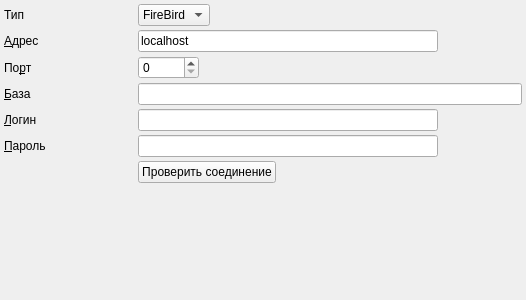
<?xml version="1.0" encoding="UTF-8"?>
<ui version="4.0">
 <class>eisOmsPage</class>
 <widget class="QWidget" name="eisOmsPage">
  <property name="geometry">
   <rect>
    <x>0</x>
    <y>0</y>
    <width>526</width>
    <height>300</height>
   </rect>
  </property>
  <property name="windowTitle">
   <string>Подключение к БД ЕИС ОМС</string>
  </property>
  <layout class="QGridLayout" name="gridLayout">
   <property name="margin">
    <number>4</number>
   </property>
   <property name="spacing">
    <number>4</number>
   </property>
   <item row="0" column="0">
    <widget class="QLabel" name="lblDriverName">
     <property name="sizePolicy">
      <sizepolicy hsizetype="Maximum" vsizetype="Preferred">
       <horstretch>0</horstretch>
       <verstretch>0</verstretch>
      </sizepolicy>
     </property>
     <property name="minimumSize">
      <size>
       <width>130</width>
       <height>0</height>
      </size>
     </property>
     <property name="text">
      <string>Тип</string>
     </property>
     <property name="buddy">
      <cstring>cmbDriverName</cstring>
     </property>
    </widget>
   </item>
   <item row="0" column="1">
    <widget class="QComboBox" name="cmbDriverName">
     <property name="sizePolicy">
      <sizepolicy hsizetype="Maximum" vsizetype="Fixed">
       <horstretch>0</horstretch>
       <verstretch>0</verstretch>
      </sizepolicy>
     </property>
     <property name="currentIndex">
      <number>0</number>
     </property>
     <item>
      <property name="text">
       <string>FireBird</string>
      </property>
     </item>
    </widget>
   </item>
   <item row="1" column="0">
    <widget class="QLabel" name="lblServerName">
     <property name="sizePolicy">
      <sizepolicy hsizetype="Maximum" vsizetype="Preferred">
       <horstretch>0</horstretch>
       <verstretch>0</verstretch>
      </sizepolicy>
     </property>
     <property name="minimumSize">
      <size>
       <width>130</width>
       <height>0</height>
      </size>
     </property>
     <property name="text">
      <string>&amp;Адрес</string>
     </property>
     <property name="buddy">
      <cstring>edtServerName</cstring>
     </property>
    </widget>
   </item>
   <item row="1" column="1" colspan="2">
    <widget class="QLineEdit" name="edtServerName">
     <property name="minimumSize">
      <size>
       <width>300</width>
       <height>0</height>
      </size>
     </property>
     <property name="text">
      <string>localhost</string>
     </property>
    </widget>
   </item>
   <item row="1" column="3">
    <spacer name="horizontalSpacer_3">
     <property name="orientation">
      <enum>Qt::Horizontal</enum>
     </property>
     <property name="sizeHint" stdset="0">
      <size>
       <width>77</width>
       <height>20</height>
      </size>
     </property>
    </spacer>
   </item>
   <item row="2" column="0">
    <widget class="QLabel" name="lblServerPort">
     <property name="sizePolicy">
      <sizepolicy hsizetype="Maximum" vsizetype="Preferred">
       <horstretch>0</horstretch>
       <verstretch>0</verstretch>
      </sizepolicy>
     </property>
     <property name="text">
      <string>По&amp;рт</string>
     </property>
     <property name="buddy">
      <cstring>edtServerPort</cstring>
     </property>
    </widget>
   </item>
   <item row="2" column="1">
    <widget class="QSpinBox" name="edtServerPort">
     <property name="sizePolicy">
      <sizepolicy hsizetype="Maximum" vsizetype="Fixed">
       <horstretch>0</horstretch>
       <verstretch>0</verstretch>
      </sizepolicy>
     </property>
     <property name="maximum">
      <number>99999</number>
     </property>
    </widget>
   </item>
   <item row="3" column="0">
    <widget class="QLabel" name="lblDatabaseName">
     <property name="sizePolicy">
      <sizepolicy hsizetype="Maximum" vsizetype="Preferred">
       <horstretch>0</horstretch>
       <verstretch>0</verstretch>
      </sizepolicy>
     </property>
     <property name="minimumSize">
      <size>
       <width>130</width>
       <height>0</height>
      </size>
     </property>
     <property name="text">
      <string>&amp;База</string>
     </property>
     <property name="buddy">
      <cstring>edtDatabaseName</cstring>
     </property>
    </widget>
   </item>
   <item row="3" column="1" colspan="3">
    <widget class="QLineEdit" name="edtDatabaseName">
     <property name="minimumSize">
      <size>
       <width>300</width>
       <height>0</height>
      </size>
     </property>
    </widget>
   </item>
   <item row="4" column="0">
    <widget class="QLabel" name="lblUserName">
     <property name="sizePolicy">
      <sizepolicy hsizetype="Maximum" vsizetype="Preferred">
       <horstretch>0</horstretch>
       <verstretch>0</verstretch>
      </sizepolicy>
     </property>
     <property name="minimumSize">
      <size>
       <width>130</width>
       <height>0</height>
      </size>
     </property>
     <property name="text">
      <string>&amp;Логин</string>
     </property>
     <property name="buddy">
      <cstring>edtUserName</cstring>
     </property>
    </widget>
   </item>
   <item row="4" column="1" colspan="2">
    <widget class="QLineEdit" name="edtUserName">
     <property name="minimumSize">
      <size>
       <width>300</width>
       <height>0</height>
      </size>
     </property>
    </widget>
   </item>
   <item row="4" column="3">
    <spacer name="horizontalSpacer_2">
     <property name="orientation">
      <enum>Qt::Horizontal</enum>
     </property>
     <property name="sizeHint" stdset="0">
      <size>
       <width>77</width>
       <height>20</height>
      </size>
     </property>
    </spacer>
   </item>
   <item row="5" column="0">
    <widget class="QLabel" name="lblPassword">
     <property name="sizePolicy">
      <sizepolicy hsizetype="Maximum" vsizetype="Preferred">
       <horstretch>0</horstretch>
       <verstretch>0</verstretch>
      </sizepolicy>
     </property>
     <property name="minimumSize">
      <size>
       <width>130</width>
       <height>0</height>
      </size>
     </property>
     <property name="text">
      <string>&amp;Пароль</string>
     </property>
     <property name="buddy">
      <cstring>edtPassword</cstring>
     </property>
    </widget>
   </item>
   <item row="5" column="1" colspan="2">
    <widget class="QLineEdit" name="edtPassword">
     <property name="minimumSize">
      <size>
       <width>300</width>
       <height>0</height>
      </size>
     </property>
     <property name="echoMode">
      <enum>QLineEdit::Password</enum>
     </property>
    </widget>
   </item>
   <item row="5" column="3">
    <spacer name="horizontalSpacer">
     <property name="orientation">
      <enum>Qt::Horizontal</enum>
     </property>
     <property name="sizeHint" stdset="0">
      <size>
       <width>77</width>
       <height>20</height>
      </size>
     </property>
    </spacer>
   </item>
   <item row="6" column="1">
    <widget class="QPushButton" name="btnEisTest">
     <property name="text">
      <string>Проверить соединение</string>
     </property>
    </widget>
   </item>
   <item row="6" column="2" colspan="2">
    <spacer name="horizontalSpacer_4">
     <property name="orientation">
      <enum>Qt::Horizontal</enum>
     </property>
     <property name="sizeHint" stdset="0">
      <size>
       <width>231</width>
       <height>20</height>
      </size>
     </property>
    </spacer>
   </item>
   <item row="7" column="0" colspan="4">
    <spacer name="verticalSpacer">
     <property name="orientation">
      <enum>Qt::Vertical</enum>
     </property>
     <property name="sizeHint" stdset="0">
      <size>
       <width>20</width>
       <height>110</height>
      </size>
     </property>
    </spacer>
   </item>
  </layout>
 </widget>
 <resources/>
 <connections/>
</ui>
